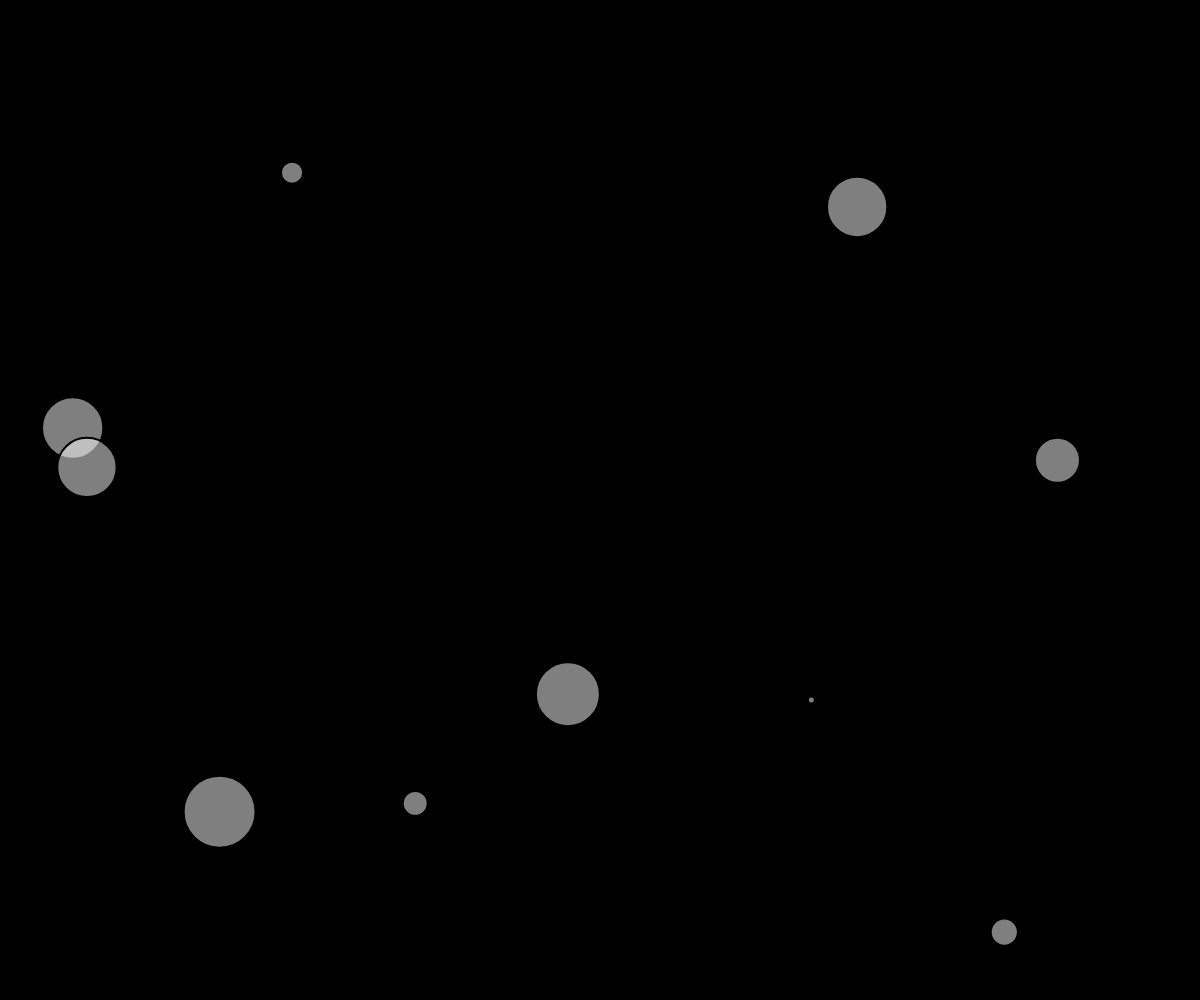
Frame 1 (no input)
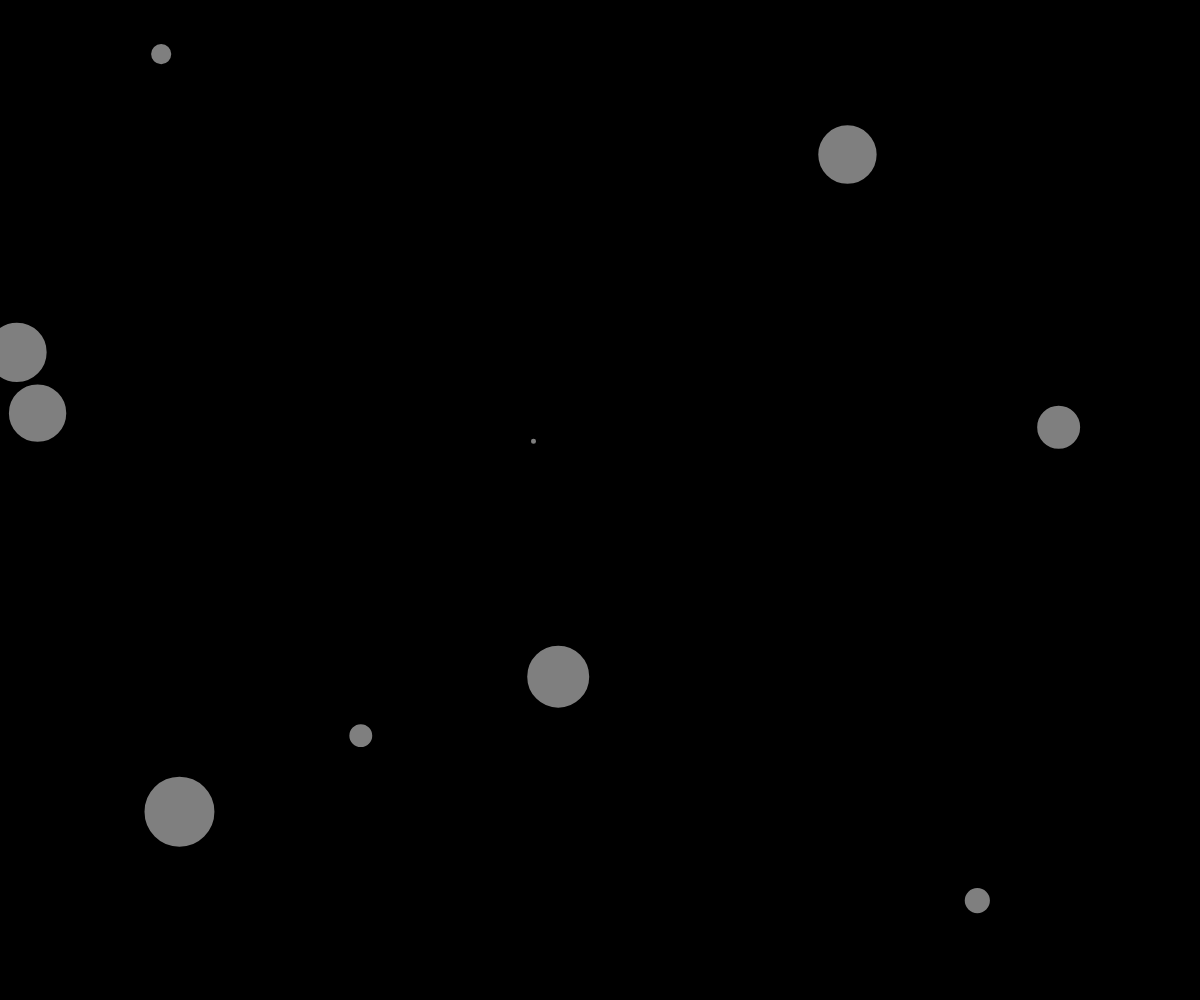
Frame 60 (no input)
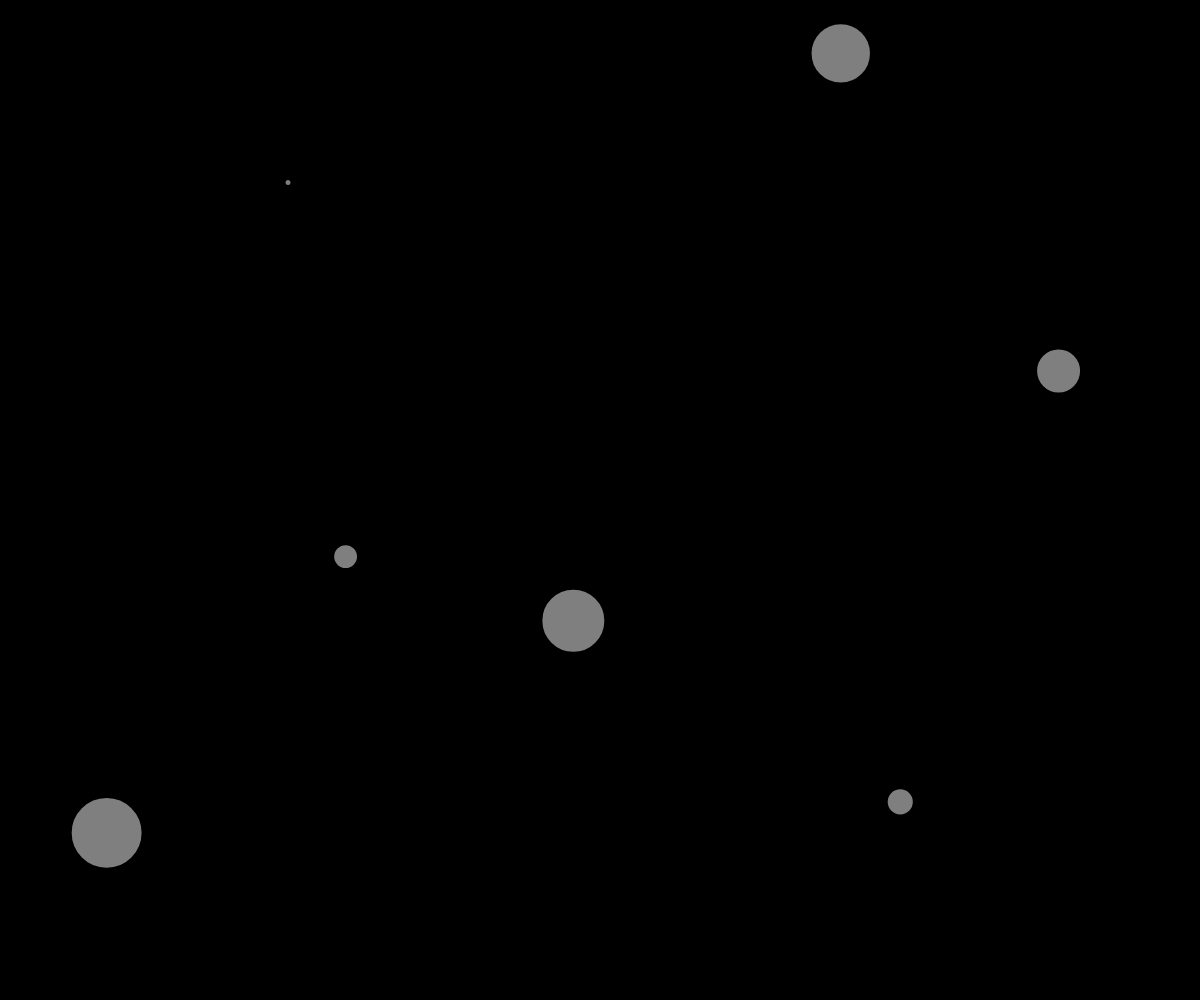
Frame 120 (the mouse pressed at the canvas centre since frame 60)

The p5.js sketch that drew these frames (run headless with seeded random() and noise() and a simulated clock; from frame 60 on, the mouse is pressed at the canvas centre):

// p5.js sketch
// ── sketch.js
let bodies = [];
let G = 1;

function setup() {
  createCanvas(windowWidth, windowHeight);
  for (let i = 0; i < 10; i++) {
    bodies[i] = new Body(random(width), random(height), random(0.1, 5));
  }
}

function draw() {
  background(0);

  for (let i = 0; i < bodies.length; i++) {
    // 1. Attraction vers la souris
    let mouseVect = createVector(mouseX, mouseY);
    let mouseDir = p5.Vector.sub(mouseVect, bodies[i].position); // Corrected direction
    let mouseDist = constrain(mouseDir.mag(), 10, 300); // Évite des forces extrêmes
    let attractForce = (G * bodies[i].mass) / (mouseDist * mouseDist);
    mouseDir.setMag(0.1 + attractForce);
    bodies[i].applyForce(mouseDir);

    // 2. Répulsion entre les corps
    for (let j = 0; j < bodies.length; j++) {
      if (i !== j) {
        let repulsionForce = bodies[j].repeal(bodies[i]);
        bodies[i].applyForce(repulsionForce);
      }
    }

    bodies[i].update();
    bodies[i].show();
  }
}
// ── body.js
class Body {
  constructor(x, y, m) {
    this.mass = m;
    this.position = createVector(x, y);
    this.velocity = createVector(0, 0);
    this.acceleration = createVector(0, 0);
  }

  applyForce(force) {
    let f = p5.Vector.div(force, this.mass);
    this.acceleration.add(f);
  }

  update() {
    this.velocity.add(this.acceleration);
    this.position.add(this.velocity);
    this.acceleration.mult(0);
  }

  show() {
    stroke(0);
    strokeWeight(2);
    fill(255, 127);
    circle(this.position.x, this.position.y, this.mass * 16);
  }

  repeal(other) {
    // Calculate direction of force
    let force = p5.Vector.sub(this.position, other.position);
    // Distance between objects
    let distance = force.mag();
    // Limiting the distance to eliminate "extreme" results for very close or very far objects
    distance = constrain(distance, 5, 25);

    // Calculate gravitional force magnitude
    let strength = (G * this.mass * other.mass) / (distance * distance);
    // Get force vector --> magnitude * direction
    force.setMag(strength);
    force.mult(-1);
    return force;
  }
}
